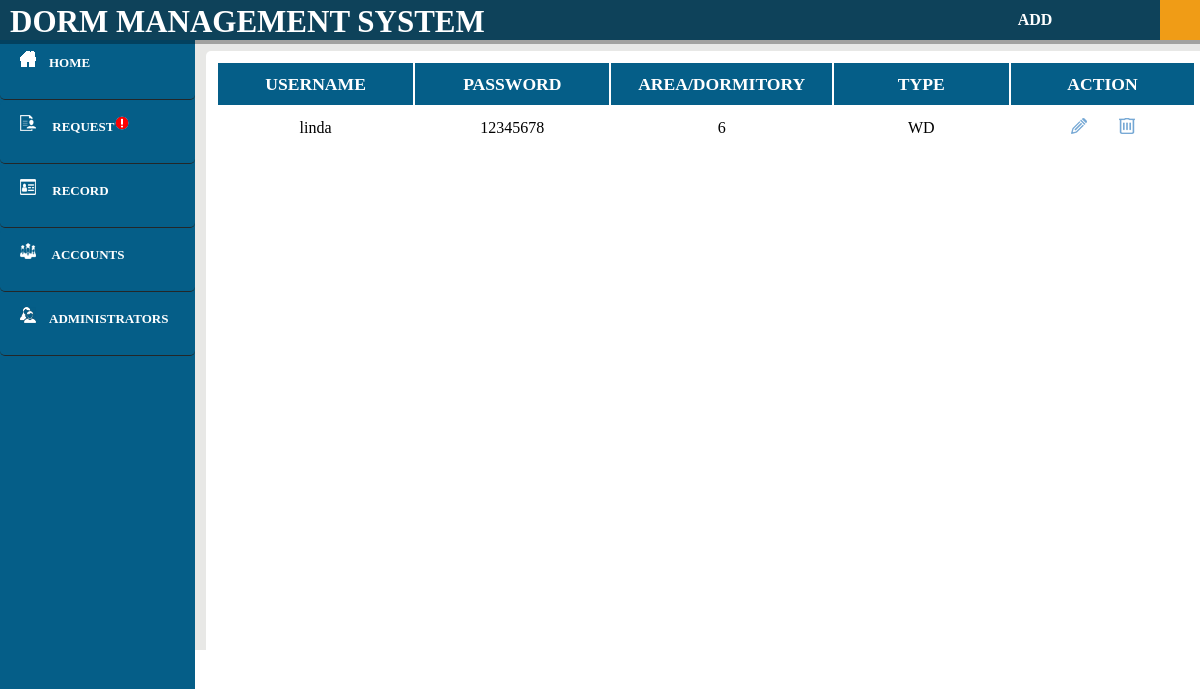
/DMS/accounts_view.php (signed in), run on the app's committed database.
### tables this page shows
CREATE TABLE `user` (
  `ID` int(11) NOT NULL,
  `Username` varchar(20) NOT NULL,
  `Password` varchar(20) NOT NULL,
  `area` varchar(20) NOT NULL,
  `type` varchar(20) NOT NULL,
  `dorm` varchar(20) NOT NULL
);

### DMS/accounts_view.php (the view, shortened to what this page needs)
<!DOCTYPE html>
<html>
	<head>
		<link rel="stylesheet" type="text/css" href="Blog.css">
		<link rel="stylesheet" type="text/css" href="user.css">
		<link rel="stylesheet" type="text/css" href="modal.css">
		<?php
				include 'connect.php';
				$user=$_SESSION['login_user'];
				$qry="select * from user where Username='$user';";
				$result=mysqli_query($con,$qry);
				while($rows=mysqli_fetch_array($result))
				{
					$fname = $rows['Username'];
				}
		?>
			<font face="Century Gothic">
			<div id="nav">
					<nav>
					<ul>
						<li id="titlename">DORM MANAGEMENT SYSTEM</li>
						<li id="login"><a href=""><?php echo $fname?></a>
						</li>
					</ul>
					<BUTTON id="btnadd" TYPE="BUTTON" onclick="btn1()"><font color="#ffffff" size="3"><b>ADD</font></BUTTON>
				</nav>
			</div></font>
	</head>
	<body>
	<article><br><br>
	<b>
		<div id="leftnav"><a href="admin_home.php"><img src="images/home1.png">&emsp;<font color="#ffffff">HOME</a></font></div>
			<?php
			include 'connect.php';
			$sql = "SELECT * FROM student WHERE request='Pending' AND seen1 = 0";
			$result = mysqli_query($con, $sql);
			if($result) {
				if(mysqli_num_rows($result) > 0) {
					echo "<div id=\"leftnav\"><a href=\"admin_studentRequest.php\"><img src=\"images/studentreq.png\">&emsp;<font color=\"#ffffff\"> REQUEST<img src='notif.png'/></a></font></div>";
				} else {
					echo "<div id=\"leftnav\"><a href=\"admin_studentRequest.php\"><img src=\"images/studentreq.png\">&emsp;<font color=\"#ffffff\"> REQUEST</a></font></div>";
				}
			}
			?>
		<div id="leftnav"><a href="admin_studentRecord.php"><img src="images/record.png">&emsp;<font color="#ffffff"> RECORD</a></font></div>
		<div id="leftnav"><a href="admin_accountRecord.php"><img src="images/student.png">&emsp;<font color="#ffffff"> ACCOUNTS</a></font></div>
		<div id="leftnav"><a href="accounts_view.php"><img src="images/admin.png">&emsp;<font color="#ffffff">ADMINISTRATORS </a></font><br></div>
	</b>
	</article>
		<aside>
			<div id="right">
				<table class="alternate">
					<tr>
					<th>USERNAME</th>
					<th>PASSWORD</th>
					<th>AREA/DORMITORY</th>
					<th>TYPE</th>
	<th colspan="2"><center>ACTION</center></th>
						<?php
							function displayimage()
							{
								$con = mysqli_connect("localhost","root","","dorm");
								$qry="select * from user where area!='Admin';";
								$str="";
								$result=mysqli_query($con,$qry);
								while($rows=mysqli_fetch_array($result))
								{
								$str = $str.	"<tr>
						<td>".$rows[1]."</td>
						<td>".$rows[2]."</td>
						<td>".$rows['dorm']."</td>
						<td>".$rows[4]."</td>
						<td><button><a href = 'edit_admin.php?id=".$rows['0']."'><center><img src='up.png'/></a></button>&emsp;
						<button><a href = 'delete_admin.php?id=".$rows['0']."'><center><img src='del.png'/></a></button></td>
						</tr>"
						;
								}
						 echo $str;
							}
							displayimage();
						?>
						</table>
			</div>
		</aside>
	</body>
</html>

### DMS/Blog.css (style rules this page uses)
a { color: #00a2ff; text-decoration: none; }
body { overflow-x: hidden; margin: 0px; font-family: Century Gothic; }
::placeholder { color: rgba(255,255,255,.5); }
nav { text-align: center; background-color: #0e425a; position: relative; padding: 0px 60px 0px 754px; width: 100%; position: fixed; z-index: 2; box-shadow: 0px 0px 0px 4px rgba(0,0,0,.3); font-weight: bold; }
nav ul { list-style: none; margin: 0; padding: 0; }
nav > ul > li { float: left; }
nav ul li a { display: inline-block; color: #ffffff; padding: 10px 20px; text-decoration: none; width: 160px; }

### DMS/user.css (style rules this page uses)
* { font-color: #fff; }
article { padding: 0 auto; background-color: #055e88; float: left; height: 100%; width: 195px; position: fixed; }
aside { background-color: #e8e8e6; padding: 3% 2% 2% 3%; height: 604px; height: 100%; }
#right { background-color: #ffffff; height: 0 auto%; margin-top: 15px; padding: 10px; width: 86%; margin-left: 170px; }
#leftnav { background-color: #055e88; height: 38px; width: 170px; margin: 0px; font-size: 13px; padding: 15px 5px 10px 20px; border-bottom: solid 1px #232729; }
#btnadd { background-color: #055e88; height: 40px; width: 300px; margin: 0px; margin-left: -130px; margin-top: -5px; }
nav { text-align: center; background-color: #0e425a; position: relative; padding: 0px 60px 0px 1160px; width: 100%; height: 40px; position: fixed; z-index: 2; box-shadow: 0px 0px 0px 4px rgba(0,0,0,.3); font-weight: bold; }
nav ul { list-style: none; margin: 0; padding: 0; }
nav > ul > li { float: left; }
nav ul li { background-color: #f09c16; color: #ffffff; list-style: none; }
nav ul li a { background-color: #f09c16; color: #fff; }
nav ul li a { display: inline-block; color: #fff; padding: 10px 10px; text-decoration: none; width: 170px; }
body { font-family: century gothic; }
#login { background-color: #f09c16; font-color: #000; margin-top: -40px; height: 40px; }
div { border-radius: 5px; background-color: #f2f2f2; }
table { width: 100%; }
td,th { text-align: center; width: 270px; height: 40px; color:#000000; font-family: century gothic; }
th { font-size: 110%; background-color: #055e88; color: #ffffff; }
td { font-weight: normal; }
.alternate tr { background-color: #eeecec; }
.alternate tr:nth-child(2n) { background-color: #ffffff; }
button { background: none; border: none; }
body { height: 590px }
#right { height: 100% }
#titlename { color: #fff; font-weight: bold; font-size: 31px; font-family: Space Age; padding-top: 4px; margin-left: -1150px; background-color: #0e425a; }
#leftnav { font-size: 13px }

### DMS/modal.css (style rules this page uses)
* { font-family: Century Gothic; }
#login { padding-top: 40px; }
table { padding-top: 0px; }
td,th { text-align: center; width: 250px; height: 40px; font-family: century gothic; }

### DMS/accounts_view.php (style rules this page uses)
* { color: #ffffff; }
#titlename { color: #fff; font-weight: bold; font-size: 31px; font-family: Space Age; padding-top: 4px; margin-left: -1150px; background-color: #0e425a; }
#btnadd { background-color: #0e425a; position: absolute; margin-left: -870px; margin-top: 0px; width:100px; }

### data on the page
user: Username "linda", Password "12345678", dorm "6", type "WD"
